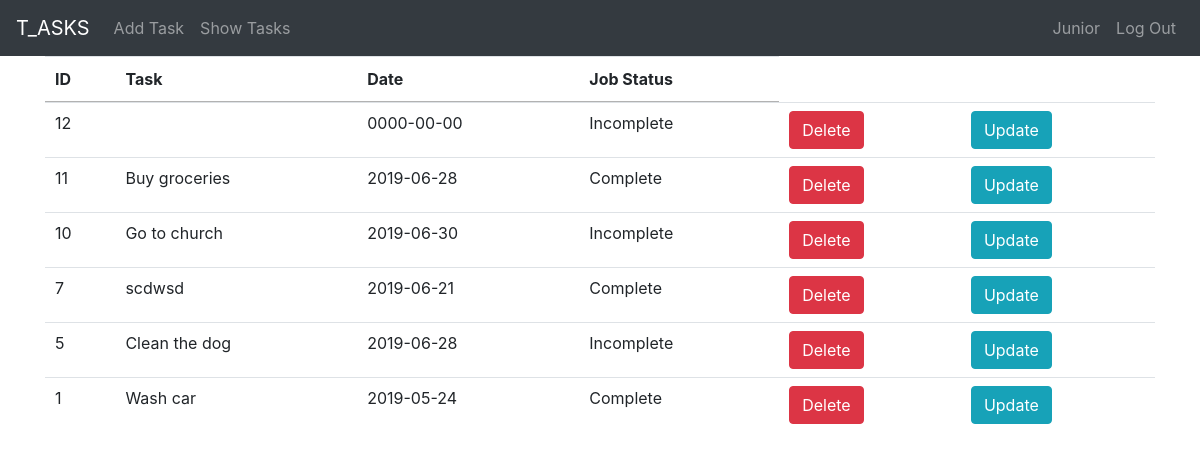
The page / (signed in) on the database its author committed.
### tables this page shows
CREATE TABLE `tasks` (
  `task_id` int(5) NOT NULL,
  `task_name` varchar(50) NOT NULL,
  `date_todo` date NOT NULL,
  `status` varchar(20) NOT NULL
);

### index.php (the view, shortened to what this page needs)
<!doctype html>
<html lang="en">
<head>
    <link rel="stylesheet" href="css/bootstrap.css">
    <link rel="stylesheet" href="https://cdn.datatables.net/1.10.19/css/jquery.dataTables.min.css">
</head>
<body>
<?php
require 'navbar.php';
?>
<div class="container">
    <table class="table" id="tasks">
        <thead>
        <tr>
            <th>ID</th>
            <th>Task</th>
            <th>Date</th>
            <th>Job Status</th>
        </tr>
        </thead>
        <tbody>
        <?php
        require 'theprocess.php';
        $sql = "select  * from tasks  order by task_id desc ";
        $results = mysqli_query($conn, $sql);
        while ($row = mysqli_fetch_assoc($results)){
            extract($row);
            echo "<tr>
                 <td>$task_id</td>
                 <td>$task_name</td>
                 <td>$date_todo</td>
                 <td>$status</td>
                 <td><a href='delete.php?id=$task_id' class='btn btn-danger'>Delete</a></td>
                 <td><a href='edit.php?id=$task_id' class='btn btn-info'>Update</a></td>
                 </tr>
                 ";
        }
        ?>
        </tbody>
    </table>
</div>
</body>
</html>

### rows shown on the page
tasks: task_id "12", date_todo "0000-00-00", status "Incomplete"
tasks: task_id "11", task_name "Buy groceries", date_todo "2019-06-28", status "Complete"
tasks: task_id "10", task_name "Go to church", date_todo "2019-06-30", status "Incomplete"
tasks: task_id "7", task_name "scdwsd", date_todo "2019-06-21", status "Complete"
tasks: task_id "5", task_name "Clean the dog", date_todo "2019-06-28", status "Incomplete"
tasks: task_id "1", task_name "Wash car", date_todo "2019-05-24", status "Complete"

### other values the page prints
$_SESSION["info"]["names"] "Junior"
